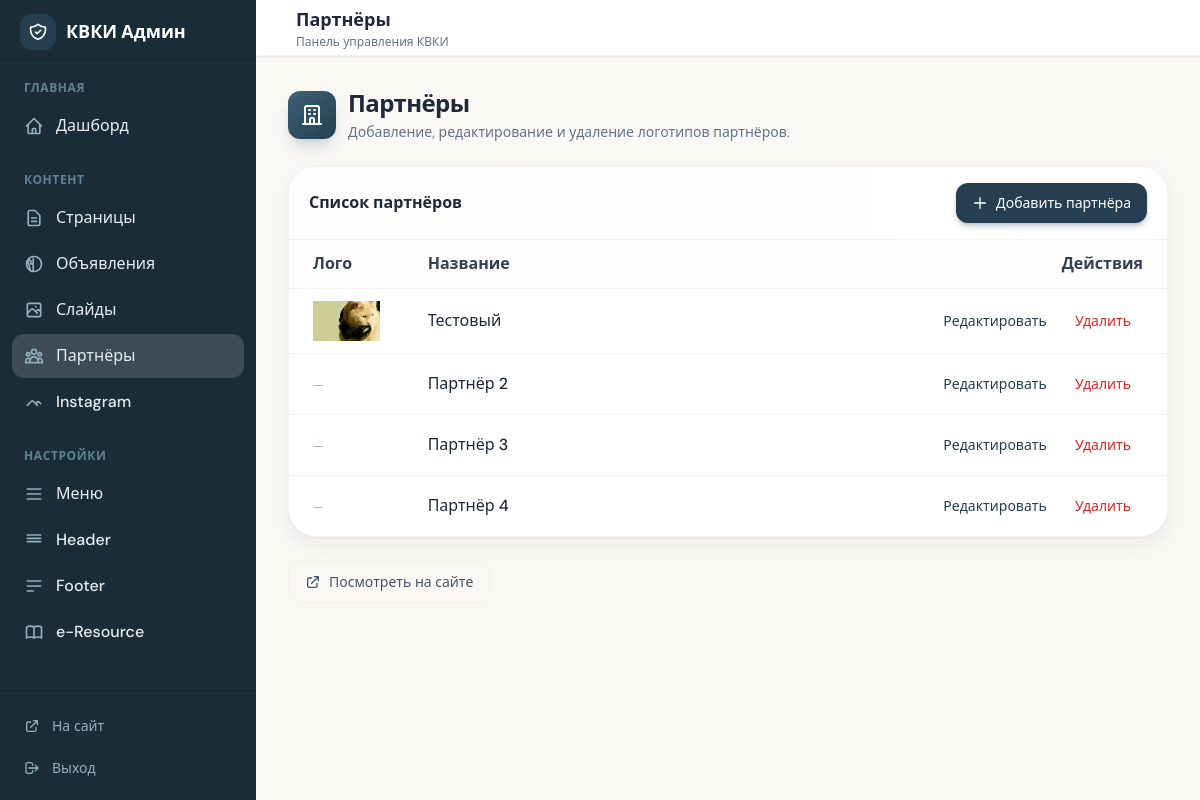
Page /admin/pages/partners.php on the committed database.
### tables this page shows
CREATE TABLE `partners` (
  `id` int(11) NOT NULL,
  `name` varchar(255) NOT NULL,
  `url` varchar(500) DEFAULT '#',
  `image_url` varchar(500) DEFAULT NULL,
  `sort_order` int(11) DEFAULT '0',
  `created_at` timestamp NOT NULL DEFAULT CURRENT_TIMESTAMP
);

### admin/pages/partners.php (the view, shortened to what this page needs)
<?php
require __DIR__ . '/../includes/header.php';
$db = Database::getInstance();
$items = $db->query('SELECT * FROM partners ORDER BY sort_order, id')->fetchAll();
?>
<div class="max-w-[1536px] animate-fade-in">
    <div class="mb-6">
        <div class="flex items-center gap-3">
            <div class="w-12 h-12 rounded-xl bg-gradient-to-br from-sage-500 to-sage-600 flex items-center justify-center shadow-lg shadow-sage-500/20">
                <svg class="w-6 h-6 text-white" fill="none" stroke="currentColor" viewBox="0 0 24 24"><path stroke-linecap="round" stroke-linejoin="round" stroke-width="2" d="M19 21V5a2 2 0 00-2-2H7a2 2 0 00-2 2v16m14 0h2m-2 0h-5m-9 0H3m2 0h5M9 7h1m-1 4h1m4-4h1m-1 4h1m-5 10v-5a1 1 0 011-1h2a1 1 0 011 1v5m-4 0h4"/></svg>
            </div>
            <div>
                <h1 class="text-2xl font-bold text-ink-800 tracking-tight">Партнёры</h1>
                <p class="text-ink-500 text-sm mt-0.5">Добавление, редактирование и удаление логотипов партнёров.</p>
            </div>
        </div>
    </div>
    <div class="rounded-[28px] border border-black/5 bg-white shadow-soft hover:shadow-card hover:border-sage-600/40 transition-all duration-300 overflow-hidden">
        <div class="px-5 py-4 border-b border-cream-200 bg-gradient-to-r from-cream-50 to-white flex items-center justify-between flex-wrap gap-2">
            <span class="font-semibold text-ink-800">Список партнёров</span>
            <a href="<?= ADMIN_URL ?>/partners/new" class="inline-flex items-center gap-2 px-4 py-2.5 bg-sage-600 text-white text-sm font-medium rounded-xl hover:bg-sage-700 shadow-md shadow-sage-600/25 transition-all">
                <svg class="w-4 h-4" fill="none" stroke="currentColor" viewBox="0 0 24 24"><path stroke-linecap="round" stroke-linejoin="round" stroke-width="2" d="M12 4v16m8-8H4"/></svg>
                Добавить партнёра
            </a>
        </div>
        <div class="overflow-x-auto">
            <table class="w-full">
                <thead class="bg-cream-50">
                    <tr>
                        <th class="text-left px-6 py-3 font-semibold text-ink-700 w-20">Лого</th>
                        <th class="text-left px-6 py-3 font-semibold text-ink-700">Название</th>
                        <th class="text-right px-6 py-3 font-semibold text-ink-700">Действия</th>
                    </tr>
                </thead>
                <tbody>
                    <?php if (empty($items)): ?>
                        <tr>
                            <td colspan="3" class="px-6 py-12 text-center text-ink-500">
                                <div class="flex flex-col items-center gap-3">
                                    <svg class="w-12 h-12 text-cream-300" fill="none" stroke="currentColor" viewBox="0 0 24 24"><path stroke-linecap="round" stroke-linejoin="round" stroke-width="1.5" d="M19 21V5a2 2 0 00-2-2H7a2 2 0 00-2 2v16m14 0h2m-2 0h-5m-9 0H3m2 0h5M9 7h1m-1 4h1m4-4h1m-1 4h1m-5 10v-5a1 1 0 011-1h2a1 1 0 011 1v5m-4 0h4"/></svg>
                                    <p>Партнёров пока нет</p>
                                    <a href="<?= ADMIN_URL ?>/partners/new" class="inline-flex items-center gap-2 px-4 py-2 bg-sage-600 text-white rounded-xl hover:bg-sage-700 text-sm font-medium">
                                        <svg class="w-4 h-4" fill="none" stroke="currentColor" viewBox="0 0 24 24"><path stroke-linecap="round" stroke-linejoin="round" stroke-width="2" d="M12 4v16m8-8H4"/></svg>
                                        Добавить партнёра
                                    </a>
                                </div>
                            </td>
                        </tr>
                    <?php else: ?>
                        <?php foreach ($items as $p): ?>
                        <tr class="border-t border-cream-200 hover:bg-cream-50/50 transition-colors">
                            <td class="px-6 py-3">
                                <?php if (!empty($p['image_url'])): ?>
                                    <img src="<?= htmlspecialchars($p['image_url']) ?>" alt="" class="h-10 w-auto max-w-[80px] object-contain">
                                <?php else: ?>
                                    <span class="text-ink-400 text-xs">—</span>
                                <?php endif; ?>
                            </td>
                            <td class="px-6 py-3">
                                <a href="<?= ADMIN_URL ?>/partners/<?= $p['id'] ?>" class="font-medium text-ink-800 hover:text-sage-600 transition-colors"><?= htmlspecialchars($p['name']) ?></a>
                            </td>
                            <td class="px-6 py-3 text-right">
                                <a href="<?= ADMIN_URL ?>/partners/<?= $p['id'] ?>" class="inline-flex items-center gap-1.5 px-3 py-2 text-sage-600 hover:bg-sage-50 rounded-lg text-sm font-medium transition-colors">Редактировать</a>
                                <form method="post" action="<?= ADMIN_URL ?>/partners/<?= $p['id'] ?>" class="inline" onsubmit="return confirm('Удалить партнёра?');">
                                    <button type="submit" class="inline-flex items-center gap-1.5 px-3 py-2 text-red-600 hover:bg-red-50 rounded-lg text-sm font-medium transition-colors">Удалить</button>
                                </form>
                            </td>
                        </tr>
                        <?php endforeach; ?>
                    <?php endif; ?>
                </tbody>
            </table>
        </div>
    </div>
    <div class="mt-6">
        <a href="<?= BASE_URL ?>" target="_blank" class="inline-flex items-center gap-2 px-4 py-2.5 border border-cream-200 text-ink-600 rounded-xl hover:bg-cream-100 transition-colors text-sm font-medium">
            <svg class="w-4 h-4" fill="none" stroke="currentColor" viewBox="0 0 24 24"><path stroke-linecap="round" stroke-linejoin="round" stroke-width="2" d="M10 6H6a2 2 0 00-2 2v10a2 2 0 002 2h10a2 2 0 002-2v-4M14 4h6m0 0v6m0-6L10 14"/></svg>
            Посмотреть на сайте
        </a>
    </div>
</div>
<?php require __DIR__ . '/../includes/footer.php'; ?>

### admin/includes/header.php (style rules this page uses)
.animate-fade-in { animation: fadeIn 0.35s ease-out forwards; }

### rows in the picture
partners: image_url (picture), name "Тестовый"
partners: name "Партнёр 2"
partners: name "Партнёр 3"
partners: name "Партнёр 4"

### other values in the picture
$groupLabel "ГЛАВНАЯ"
$item['label'] "Дашборд"
$groupLabel "КОНТЕНТ"
$item['label'] "Страницы"
$item['label'] "Объявления"
$item['label'] "Слайды"
$item['label'] "Партнёры"
$item['label'] "Instagram"
$groupLabel "НАСТРОЙКИ"
$item['label'] "Меню"
$item['label'] "Header"
$item['label'] "Footer"
$item['label'] "e-Resource"
$adminTitle "Партнёры"
